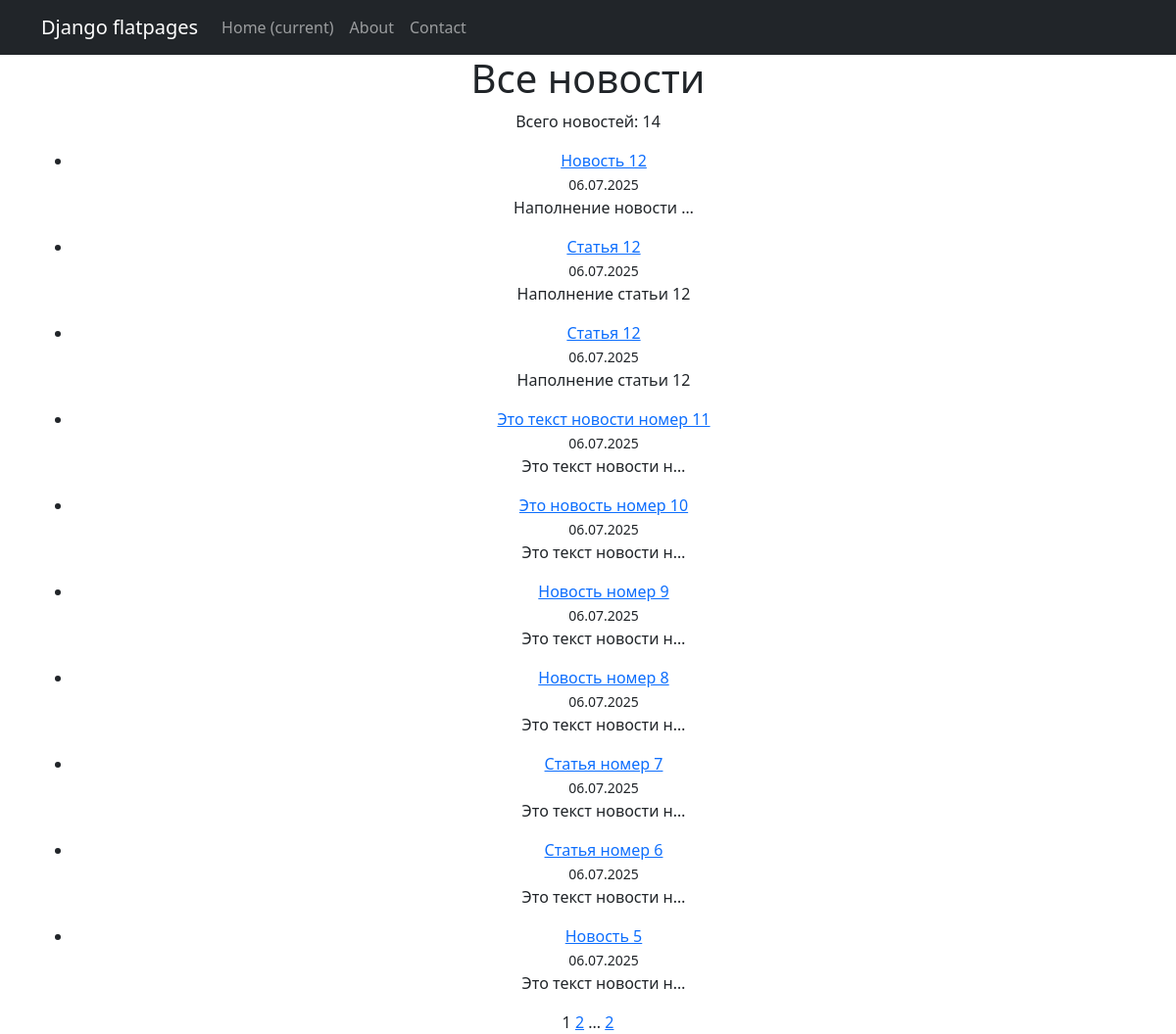
The app's page /news/ (signed in) with its own data.
### news/models.py (models this page shows, shortened)
class Post(models.Model):
    ARTICLE = 'AR'
    NEWS = 'NW'
    POST_TYPE = [
        (ARTICLE, 'Статья'),
        (NEWS, 'Новость'),
    ]
    author = models.ForeignKey(Author, on_delete=models.CASCADE)
    type = models.CharField(max_length=2, choices=POST_TYPE, default=ARTICLE)
    created_at = models.DateTimeField(auto_now_add=True)
    categories = models.ManyToManyField(Category, through='PostCategory')
    title = models.CharField(max_length=255)
    text = models.TextField()
    rating = models.IntegerField(default=0)

### news/views.py (the view)
# urls.py: path('', news_list, name='news_list'),
@login_required
def news_list(request):
    news_list = Post.objects.order_by('-created_at')
    paginator = Paginator(news_list, 10)
    page_number = request.GET.get("page")
    page_obj = paginator.get_page(page_number)
    return render(request, "news_list.html", {"page_obj": page_obj})

### news/templatetags/my_filters.py (called while the page is built)
@register.filter(name='censor')
def censor(value):
    if not isinstance(value, str):
        raise TypeError('Фильтр "censor" работает только со строками.')
    def replace_bad_word(match):
        word = match.group()
        return word[0] + '*' * (len(word) - 1)
    pattern = r'\b(' + '|'.join([w.capitalize() for w in BAD_WORDS] + BAD_WORDS) + r')\b'
    return re.sub(pattern, replace_bad_word, value, flags=re.IGNORECASE)

### templates/news_list.html (shortened to what this page needs)
{% extends 'flatpages/default.html' %}
{% load my_filters %}
{% block content %}
  <h1>Все новости</h1>
  <p>Всего новостей: {{ page_obj.paginator.count }}</p>
  <ul>
    {% for post in page_obj %}
      <li>
        <a href="{% url 'news_detail' post.id %}">{{ post.title|censor }}</a><br>
        <small>{{ post.created_at|date:"d.m.Y" }}</small><br>
        <p>{{ post.text|censor|truncatechars:20 }}</p>
      </li>
    {% empty %}
      <li>Новостей пока нет.</li>
    {% endfor %}
  </ul>
   {{ page_obj.number }}
   {% if page_obj.has_next %}
       <a href="?page={{ page_obj.next_page_number }}">{{ page_obj.next_page_number }}</a>
       {% if paginator.num_pages != page_obj.next_page_number %}
           ...
           <a href="?page={{ page_obj.paginator.num_pages }}">{{ page_obj.paginator.num_pages }}</a>
       {% endif %}
   {% endif %}
    </div>
{% endblock %}

### records on screen
Post: title|censor "Новость 12", created_at "06.07.2025", text|censor "Наполнение новости …"
Post: title|censor "Статья 12", created_at "06.07.2025", text|censor "Наполнение статьи 12"
Post: title|censor "Статья 12", created_at "06.07.2025", text|censor "Наполнение статьи 12"
Post: title|censor "Это текст новости номер 11", created_at "06.07.2025", text|censor "Это текст новости н…"
Post: title|censor "Это новость номер 10", created_at "06.07.2025", text|censor "Это текст новости н…"
Post: title|censor "Новость номер 9", created_at "06.07.2025", text|censor "Это текст новости н…"
Post: title|censor "Новость номер 8", created_at "06.07.2025", text|censor "Это текст новости н…"
Post: title|censor "Статья номер 7", created_at "06.07.2025", text|censor "Это текст новости н…"
Post: title|censor "Статья номер 6", created_at "06.07.2025", text|censor "Это текст новости н…"
Post: title|censor "Новость 5", created_at "06.07.2025", text|censor "Это текст новости н…"

### other values on screen
{{ page_obj.paginator.count }} "14"
{{ page_obj.number }} "1"
{{ page_obj.next_page_number }} "2"
{{ page_obj.paginator.num_pages }} "2"
